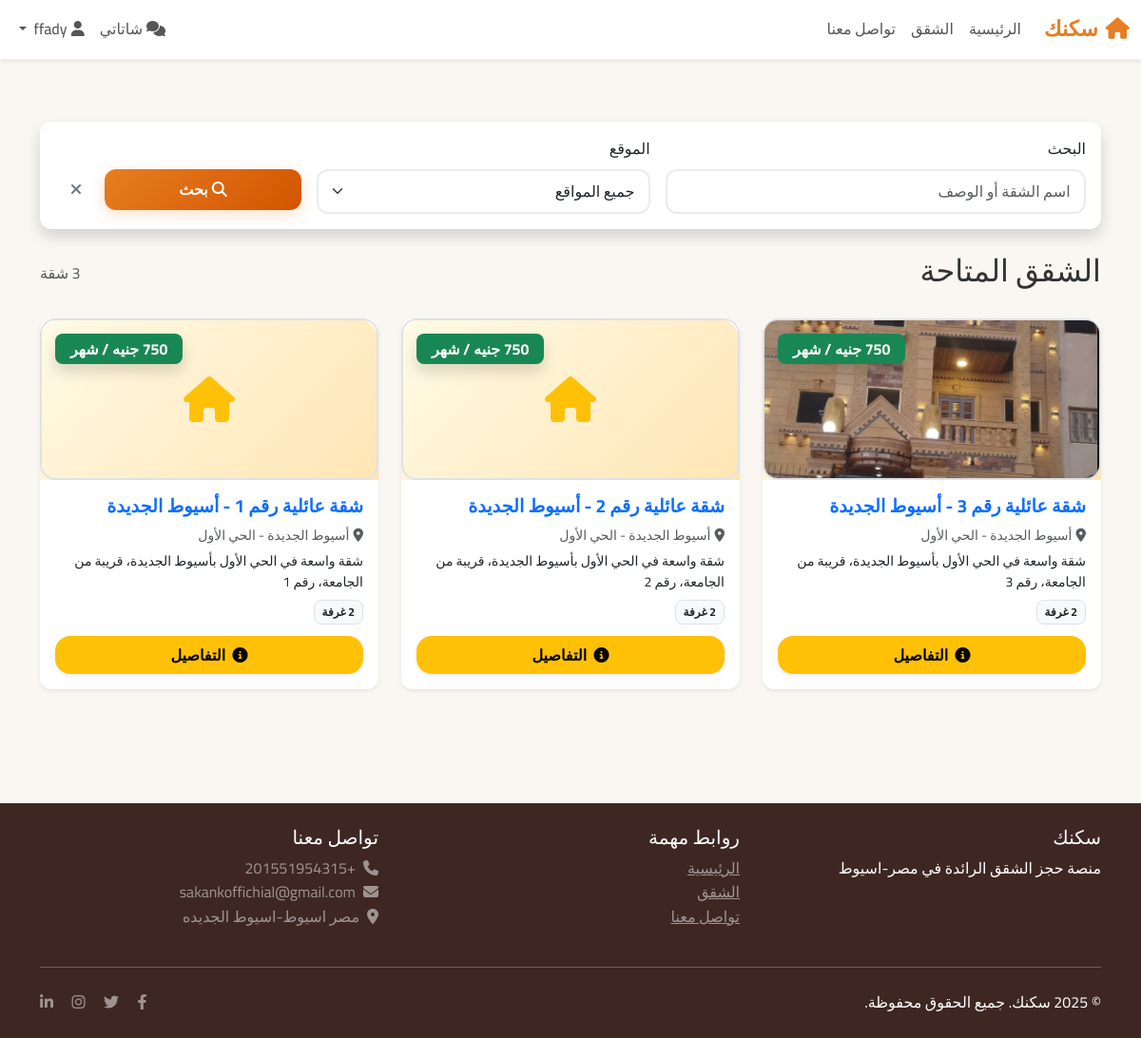
The page /listings/ (signed in) on the database its author committed.
### listings/models.py (models this page shows, shortened)
class Apartment(models.Model):
    name = models.CharField(
        max_length=200,
        verbose_name='اسم الشقة'
    )
    location = models.ForeignKey(
        Location,
        on_delete=models.CASCADE,
        related_name='apartments',
        verbose_name='الموقع'
    )
    description = models.TextField(
        verbose_name='الوصف'
    )
    owner = models.ForeignKey(
        User,
        on_delete=models.CASCADE,
        related_name='apartments',
        verbose_name='المالك'
    )
    main_image = models.ImageField(
        upload_to='apartments/main/',
        verbose_name='الصورة الرئيسية'
    )
    is_active = models.BooleanField(
        default=True,
        verbose_name='نشط'
    )
    created_at = models.DateTimeField(
        auto_now_add=True,
        verbose_name='تاريخ الإنشاء'
    )
    updated_at = models.DateTimeField(
        auto_now=True,
        verbose_name='تاريخ التحديث'
    )
    class Meta:
        verbose_name = 'شقة'
        verbose_name_plural = 'الشقق'
        ordering = ['-created_at']
    def get_min_price(self):
        min_price = self.rooms.aggregate(
            min_price=models.Min('beds__monthly_price')
        )['min_price']
        return min_price or 0

class Location(models.Model):
    name = models.CharField(
        max_length=100,
        unique=True,
        verbose_name='اسم الموقع'
    )
    city = models.CharField(
        max_length=50,
        verbose_name='المدينة'
    )
    is_active = models.BooleanField(
        default=True,
        verbose_name='نشط'
    )
    class Meta:
        verbose_name = 'موقع'
        verbose_name_plural = 'المواقع'
        ordering = ['city', 'name']

### listings/views.py (the view)
# urls.py: path('', views.ApartmentListView.as_view(), name='apartment_list'),
class ApartmentListView(ListView):
    model = Apartment
    template_name = 'listings/apartment_list.html'
    context_object_name = 'apartments'
    paginate_by = 12
    def get_queryset(self):
        queryset = Apartment.objects.filter(is_active=True)
        search = self.request.GET.get('search')
        if search:
            queryset = queryset.filter(
                Q(name__icontains=search) |
                Q(description__icontains=search) |
                Q(location__name__icontains=search)
            )
        location_id = self.request.GET.get('location')
        if location_id:
            queryset = queryset.filter(location_id=location_id)
        return queryset.order_by('-created_at')
    def get_context_data(self, **kwargs):
        context = super().get_context_data(**kwargs)
        context['locations'] = Location.objects.filter(is_active=True)
        context['search_query'] = self.request.GET.get('search', '')
        context['selected_location'] = self.request.GET.get('location', '')
        return context

### templates/listings/apartment_list.html (shortened to what this page needs)
{% extends 'base.html' %}
{% autoescape on %}
{% block content %}
<div class="container my-5">
    <div class="card shadow mb-4">
        <div class="card-body">
            <form method="get" class="row g-3">
                <div class="col-md-5">
                    <label class="form-label">البحث</label>
                    <input type="text" name="search" class="form-control"
                           placeholder="اسم الشقة أو الوصف" value="{{ search_query }}">
                </div>
                <div class="col-md-4">
                    <label class="form-label">الموقع</label>
                    <select name="location" class="form-select">
                        <option value="">جميع المواقع</option>
                    </select>
                </div>
                <div class="col-md-3">
                    <label class="form-label">&nbsp;</label>
                    <div class="d-flex gap-2">
                        <button type="submit" class="btn btn-primary flex-fill">
                            <i class="fas fa-search me-1"></i>بحث
                        </button>
                        <a href="{% url 'listings:apartment_list' %}" class="btn btn-outline-secondary">
                            <i class="fas fa-times"></i>
                        </a>
                    </div>
                </div>
            </form>
        </div>
    </div>
    <div class="d-flex justify-content-between align-items-center mb-4">
        <h2>الشقق المتاحة</h2>
        <span class="text-muted">{{ apartments|length }} شقة</span>
    </div>
    <div class="row">
        {% for apartment in apartments %}
            <div class="col-lg-4 col-md-6 mb-4">
                <div class="card h-100 shadow-sm">
                    <div style="background: linear-gradient(135deg, #fffbe6 0%, #ffe5b4 100%); border-radius: 1.5rem 1.5rem 0 0; position: relative;">
                        {% if apartment.main_image %}
                            <img src="{{ apartment.main_image.url }}" class="card-img-top rounded-4 border border-2"
                                 alt="صورة الشقة" style="height: 170px; object-fit: cover;">
                        {% else %}
                            <div class="card-img-top d-flex align-items-center justify-content-center rounded-4 border border-2"
                                 style="height: 170px;">
                                <i class="fas fa-home fa-3x text-warning"></i>
                            </div>
                        {% endif %}
                        <span class="badge bg-success position-absolute top-0 end-0 m-3 px-3 py-2 shadow" style="font-size:1rem;">{{ apartment.get_min_price }} جنيه / شهر</span>
                    </div>
                    <div class="card-body d-flex flex-column">
                        <h5 class="card-title fw-bold text-primary mb-2" style="font-size:1.2rem;">{{ apartment.name }}</h5>
                        <p class="text-muted mb-1 small">
                            <i class="fas fa-map-marker-alt me-1"></i>{{ apartment.location.name }}
                        </p>
                        <p class="card-text flex-grow-1 mb-2 text-dark small">{{ apartment.description|truncatewords:18 }}</p>
                        <div class="mt-auto">
                            <div class="d-flex justify-content-between align-items-center mb-2">
                                <span class="badge bg-light text-dark border border-1 px-2">{{ apartment.rooms.count }} غرفة</span>
                            </div>
                            <a href="{% url 'listings:apartment_detail' apartment.pk %}"
                               class="btn btn-warning w-100 rounded-4 fw-bold py-2 mt-1 shadow-sm">
                                <i class="fas fa-info-circle me-1"></i> التفاصيل
                            </a>
                        </div>
                    </div>
                </div>
            </div>
        {% endfor %}
    </div>
</div>
{% endblock %}
{% endautoescape %}

### templates/base.html (style rules this page uses)
:root { --primary-color: #e67e22; --primary-dark: #d35400; --secondary-color: #6c757d; --success-color: #27ae60; --warning-color: #f39c12; --danger-color: #e74c3c; --light-bg: #f8f9fa; --white: #ffffff; --shadow-light: 0 2px 15px rgba(0,0,0,0.08); --shadow-medium: 0 4px 25px rgba(0,0,0,0.12); --border-radius: 12px; }
* { transition: all 0.3s ease; }
body { font-family: 'Cairo', sans-serif; background: #faf7f3; color: #333; line-height: 1.6; }
.container, .container-fluid { padding-left: 12px; padding-right: 12px; }
.btn { border-radius: var(--border-radius); font-weight: 700; padding: 0.6rem 1rem; border: none; }
.btn-primary { background: linear-gradient(135deg, var(--primary-color), var(--primary-dark)); box-shadow: 0 4px 15px rgba(230,126,34,0.25); }
.card { border: none; border-radius: var(--border-radius); box-shadow: var(--shadow-light); background: var(--white); overflow: hidden; }
.card-title { color: #333; font-weight: 700; font-size: 1.05rem; }
.badge { border-radius: 8px; font-weight: 700; padding: 0.35rem 0.6rem; }
.form-control, .form-select { border-radius: var(--border-radius); border: 2px solid #e9ecef; padding: 0.6rem 0.9rem; }

### rows shown on the page
Apartment: main_image (picture), name "شقة عائلية رقم 3 - أسيوط الجديدة", location.name "أسيوط الجديدة - الحي الأول", description "شقة واسعة في الحي الأول بأسيوط الجديدة، قريبة من الجامعة، رقم 3", rooms.count "2"
Apartment: name "شقة عائلية رقم 2 - أسيوط الجديدة", location.name "أسيوط الجديدة - الحي الأول", description "شقة واسعة في الحي الأول بأسيوط الجديدة، قريبة من الجامعة، رقم 2", rooms.count "2"
Apartment: name "شقة عائلية رقم 1 - أسيوط الجديدة", location.name "أسيوط الجديدة - الحي الأول", description "شقة واسعة في الحي الأول بأسيوط الجديدة، قريبة من الجامعة، رقم 1", rooms.count "2"
